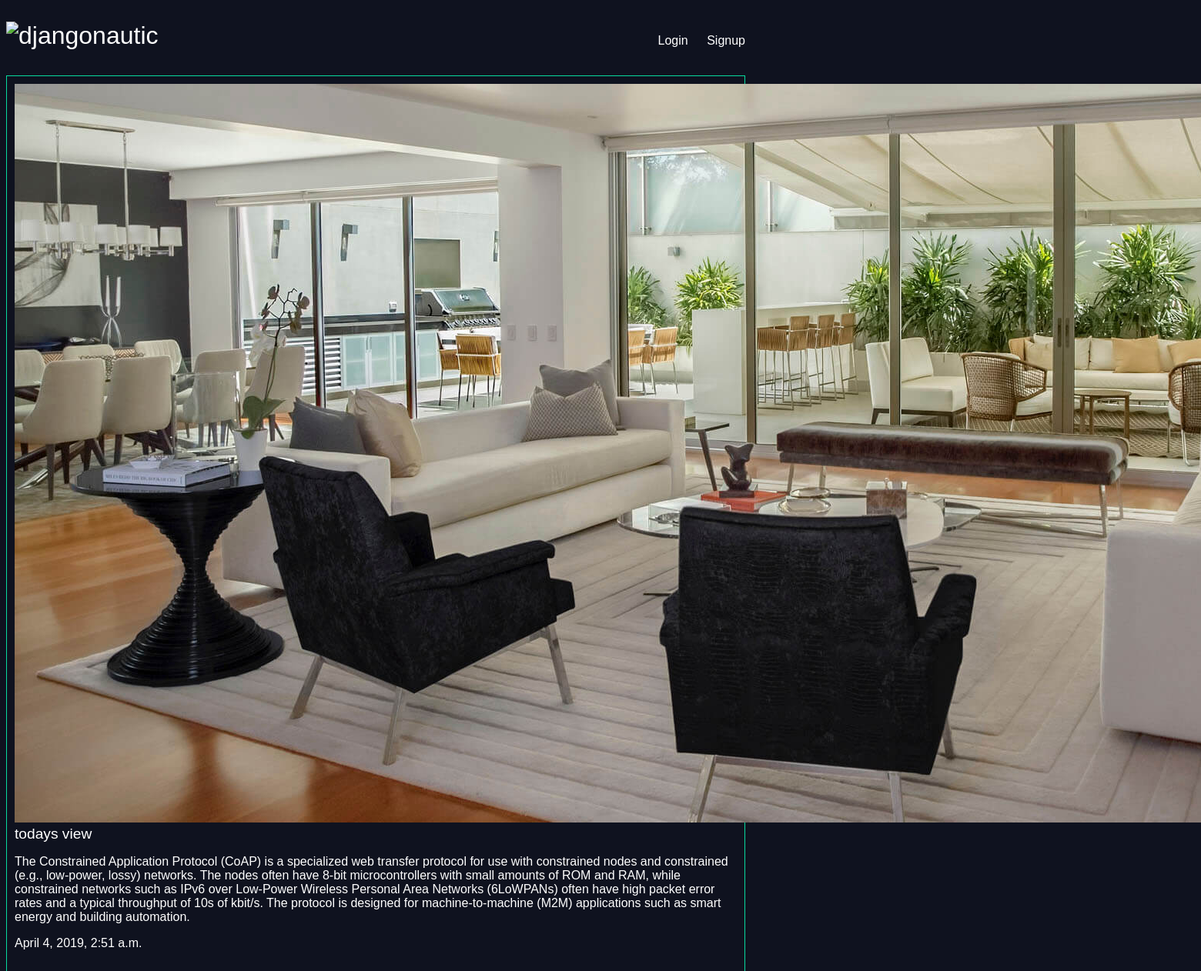
The page /articles/todays-view/ on the database its author committed.
### articles/models.py (models this page shows)
class Article(models.Model):
	title=models.CharField(max_length=100)
	slug=models.SlugField()
	body=models.TextField()
	date=models.DateTimeField(auto_now_add=True)
	thumb=models.ImageField(default='default.jpg',blank=True)
	author=models.ForeignKey(User,on_delete=models.PROTECT,default=None)

### articles/views.py (the view)
# urls.py: path('<slug>/',views.article_details, name="detail"),
def article_details(request,slug):
	article=Article.objects.get(slug=slug)
	return render(request,'articles/article_details.html',{'article':article})

### articles/templates/articles/article_details.html
{% extends 'base_layout.html'%}
{% block content%}
<div class="article_details">
<div class="article">
<img src="{{ article.thumb.url}}"/>
<h2>{{article.title}}</h2>
<p>{{article.body}}</p>
<p>{{article.date}}</p>
</div>
</div>
{%endblock%}

### assets/style.css (style rules this page uses)
body { background-color: #0f121f; background-image: url(img1.jpg); background-repeat: no-repeat; color:#fff; }
body { font-family: arial; }
h1,h2,h3,h4,h5 { font-weight: normal; margin: 0; }
.article { padding: 10px; border: 1px solid #08dba0; position: relative; padding-bottom:40px; }
.article h2 { font-size: 1.2em; }

### rows shown on the page
Article: thumb (picture), title "todays view", body "The Constrained Application Protocol (CoAP) is a specialized web transfer protocol for use with constrained nodes and constrained (e.g., low-power, lossy) networks. The nodes often have 8-bit microcontrollers with small amounts of ROM and RAM, while constrained networks such as IPv6 over Low-Power Wireless Personal Area Networks (6LoWPANs) often have high packet error rates and a typical throughput of 10s of kbit/s. The protocol is designed for machine-to-machine (M2M) applications such as smart energy and building automation.", date "April 4, 2019, 2:51 a.m."
